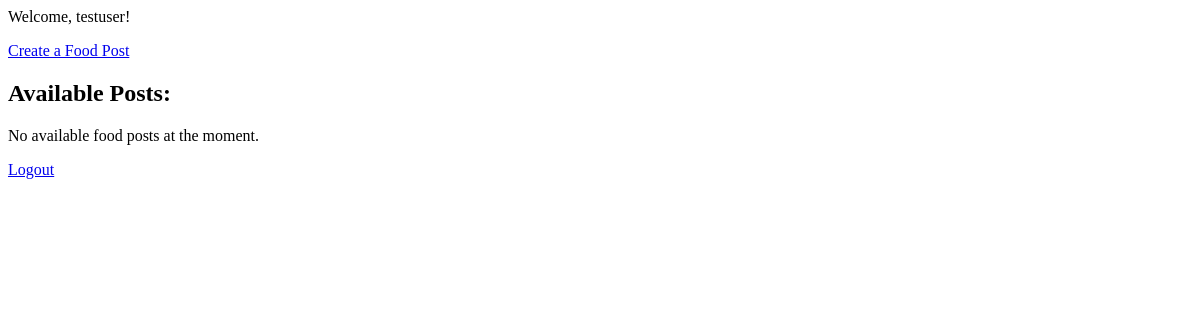
Before: /accounts/ (signed in) with the older database file.
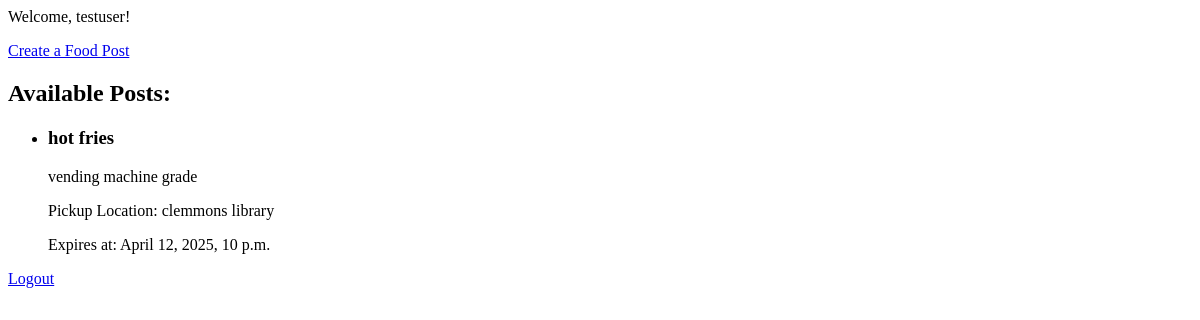
After: the same page with the newer database file.
### accounts/models.py (models this page shows, shortened)
class CustomUser(AbstractUser):
    pass

class FoodPost(models.Model):
    foodname = models.CharField(max_length = 255) # Food name
    description = models.TextField() # Food description
    image = models.ImageField(upload_to="food_images/", blank=True, null=True)  # Photo
    pickup_location = models.CharField(max_length=255)  # User inputs this
    latitude = models.FloatField(blank=True, null=True)  # Auto-generated
    longitude = models.FloatField(blank=True, null=True)  # Auto-generated
    expiration_time = models.DateTimeField()  # Post expiration, changable to countdown timer
    created_at = models.DateTimeField(auto_now_add=True)  # Post creation time
    owner = models.ForeignKey(settings.AUTH_USER_MODEL, null=False, blank=False, on_delete=models.CASCADE)  # Restaurant owner

### accounts/views.py (the view)
# urls.py: path('', views.home, name='home'),
def home(request):
    available_posts = FoodPost.objects.filter(expiration_time__gt=timezone.now())
    return render(request, 'home.html', {'posts': available_posts})

### mysite/templates/home.html (shortened to what this page needs)
{% if user.is_authenticated %}
    <p>Welcome, {{ user.username }}!</p>
    <a href="{% url 'create_post' %}">Create a Food Post</a>
    <h2>Available Posts:</h2>
    {% if posts %}
      <ul>
        {% for post in posts %}
          <li>
            <h3>{{ post.foodname }}</h3>
            <p>{{ post.description }}</p>
            <p>Pickup Location: {{ post.pickup_location }}</p>
            <p>Expires at: {{ post.expiration_time }}</p>
          </li>
        {% endfor %}
      </ul>
    {% else %}
      <p>No available food posts at the moment.</p>
    {% endif %}
    <a href="{% url 'logout' %}">Logout</a>
{% else %}
    <a href="{% url 'login' %}">Login</a> |
    <a href="{% url 'signup' %}">Sign Up</a>
{% endif %}

Changed rows visible on the page:
added FoodPost: foodname "hot fries", description "vending machine grade", pickup_location "clemmons library", expiration_time "April 12, 2025, 10 p.m."
Other visible differences:
text no longer shown: "No available food posts at the moment."
